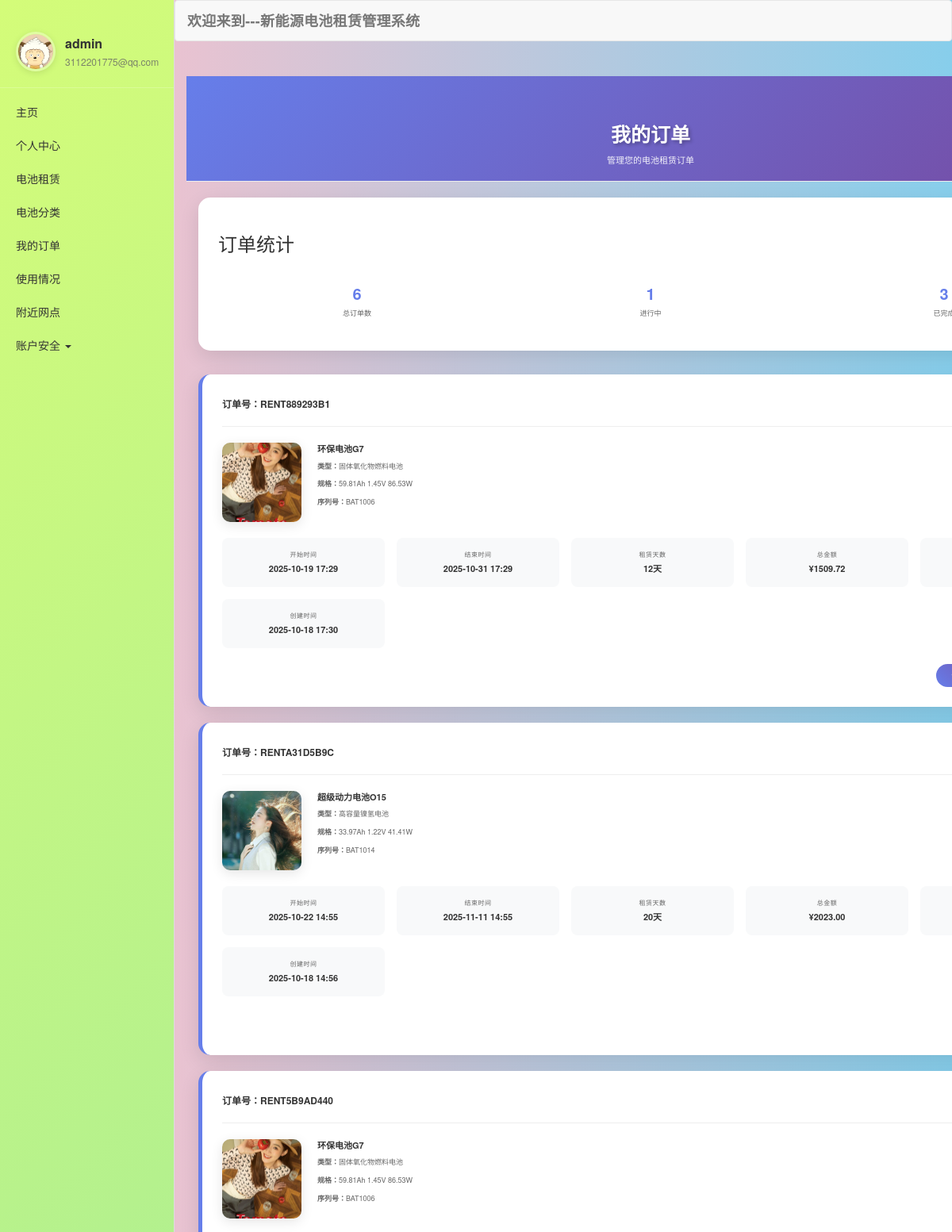
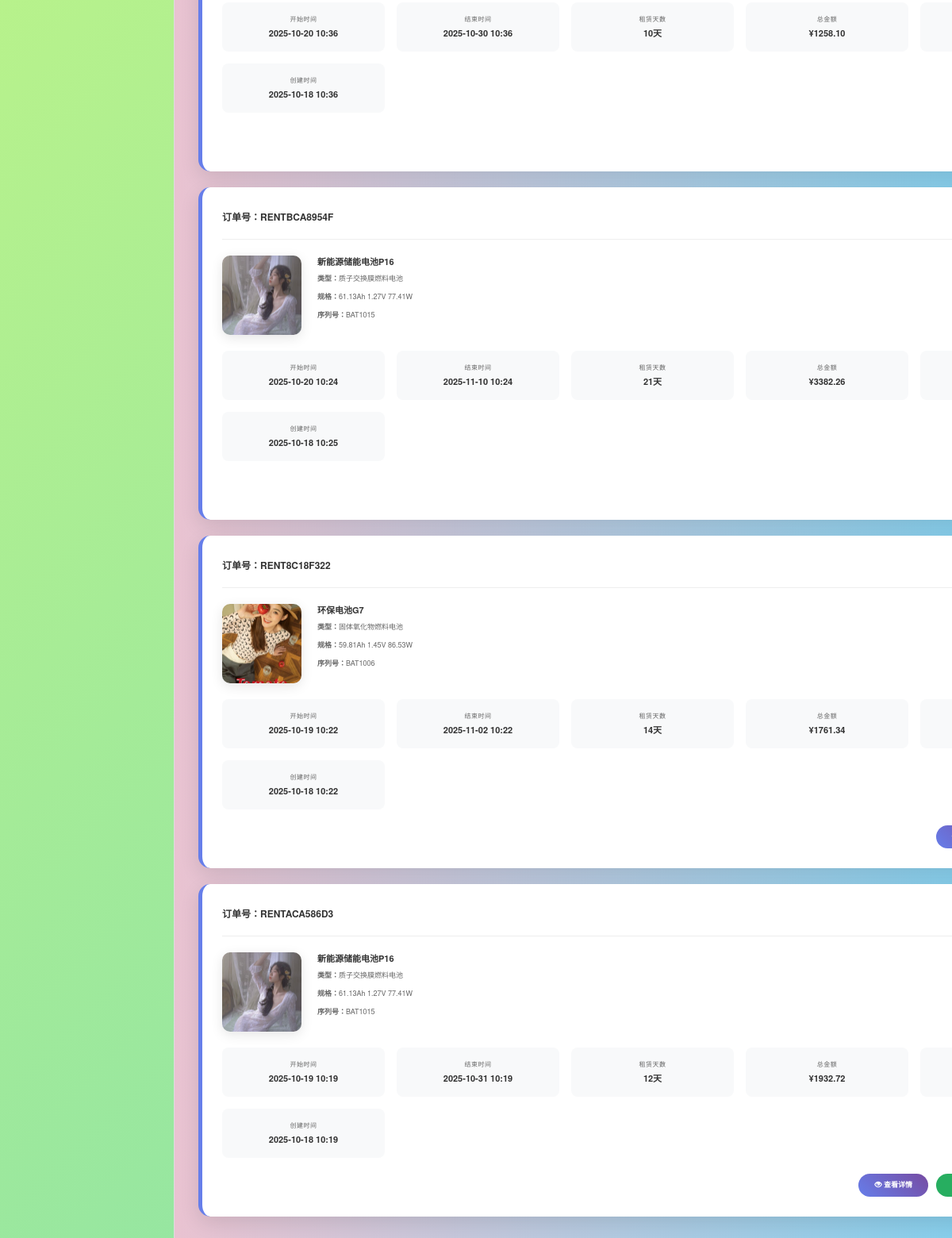
/battery/orders/ (signed in), run on the app's committed database (2 pictures, top to bottom).
### user/models.py (models this page shows, shortened)
class CustomUser(AbstractUser):
    head = models.ImageField(upload_to="head/", default="head/default.jpg")
    describe = models.TextField(max_length=100, null=True, blank=True)
    phone = models.CharField(max_length=11, unique=True, null=True, blank=True, verbose_name="手机号")
    balance = models.DecimalField(max_digits=10, decimal_places=2, default=0.0, verbose_name="账户余额")
    credit_score = models.IntegerField(
        default=100,
        validators=[MinValueValidator(0), MaxValueValidator(1000)],
        verbose_name="信用分"
    )
    is_verified = models.BooleanField(default=False, verbose_name="是否实名认证")
    created_at = models.DateTimeField(auto_now_add=True, null=True, blank=True, verbose_name="注册时间")
    updated_at = models.DateTimeField(auto_now=True, null=True, blank=True, verbose_name="更新时间")
    class Meta:
        verbose_name = "用户"
        verbose_name_plural = "用户"
        ordering = ['-created_at']

### battery/models.py (models this page shows, shortened)
class RentalOrder(models.Model):
    STATUS_CHOICES = [
        ('pending', '待确认'),
        ('confirmed', '已确认'),
        ('active', '使用中'),
        ('completed', '已完成'),
        ('cancelled', '已取消'),
    ]
    order_number = models.CharField(max_length=20, unique=True, verbose_name="订单号")
    user = models.ForeignKey(User, on_delete=models.CASCADE, verbose_name="用户")
    battery = models.ForeignKey(Battery, on_delete=models.CASCADE, verbose_name="电池")
    start_date = models.DateTimeField(verbose_name="开始时间")
    end_date = models.DateTimeField(verbose_name="结束时间")
    rental_days = models.IntegerField(verbose_name="租赁天数")
    daily_price = models.DecimalField(max_digits=8, decimal_places=2, verbose_name="日租金")
    total_amount = models.DecimalField(max_digits=10, decimal_places=2, verbose_name="总金额")
    deposit_amount = models.DecimalField(max_digits=8, decimal_places=2, verbose_name="押金")
    status = models.CharField(max_length=20, choices=STATUS_CHOICES, default='pending', verbose_name="订单状态")
    notes = models.TextField(max_length=500, blank=True, verbose_name="备注")
    created_at = models.DateTimeField(auto_now_add=True, verbose_name="创建时间")
    updated_at = models.DateTimeField(auto_now=True, verbose_name="更新时间")
    class Meta:
        verbose_name = "租赁订单"
        verbose_name_plural = "租赁订单"
        ordering = ['-created_at']

class Battery(models.Model):
    STATUS_CHOICES = [
        ('available', '可用'),
        ('rented', '已租出'),
        ('maintenance', '维护中'),
        ('retired', '已退役'),
    ]
    name = models.CharField(max_length=100, verbose_name="电池名称")
    battery_type = models.ForeignKey(BatteryType, on_delete=models.CASCADE, verbose_name="电池类型")
    serial_number = models.CharField(max_length=50, unique=True, verbose_name="序列号")
    status = models.CharField(max_length=20, choices=STATUS_CHOICES, default='available', verbose_name="状态")
    capacity = models.DecimalField(max_digits=8, decimal_places=2, verbose_name="容量(Ah)")
    voltage = models.DecimalField(max_digits=6, decimal_places=2, verbose_name="电压(V)")
    power = models.DecimalField(max_digits=8, decimal_places=2, verbose_name="功率(W)")
    weight = models.DecimalField(max_digits=6, decimal_places=2, verbose_name="重量(kg)")
    daily_rental_price = models.DecimalField(max_digits=8, decimal_places=2, verbose_name="日租金(元)")
    deposit = models.DecimalField(max_digits=8, decimal_places=2, verbose_name="押金(元)")
    location = models.CharField(max_length=100, verbose_name="存放位置")
    latitude = models.DecimalField(max_digits=10, decimal_places=7, null=True, blank=True, verbose_name="纬度")
    longitude = models.DecimalField(max_digits=10, decimal_places=7, null=True, blank=True, verbose_name="经度")
    image = models.ImageField(upload_to='battery_images/', default='', blank=True, verbose_name="电池图片")
    created_at = models.DateTimeField(auto_now_add=True, verbose_name="创建时间")
    updated_at = models.DateTimeField(auto_now=True, verbose_name="更新时间")
    class Meta:
        verbose_name = "电池信息"
        verbose_name_plural = "电池信息"
        ordering = ['-created_at']
    @property
    def full_specs(self):
        return f"{self.capacity}Ah {self.voltage}V {self.power}W"
    @property
    def image_number(self):
        return ((self.id - 1) % 12) + 1
    @property
    def image_url(self):
        return f"/static/img/素材{self.image_number}.jpg"

class BatteryType(models.Model):
    name = models.CharField(max_length=50, verbose_name="类型名称")
    category = models.ForeignKey(BatteryCategory, on_delete=models.CASCADE, verbose_name="所属分类")
    description = models.TextField(max_length=200, blank=True, verbose_name="类型描述")
    created_at = models.DateTimeField(auto_now_add=True, verbose_name="创建时间")
    class Meta:
        verbose_name = "电池类型"
        verbose_name_plural = "电池类型"
        ordering = ['name']

### battery/views.py (the view)
# urls.py: path('orders/', views.my_orders, name='orders'),
@login_required
def my_orders(request):
    orders = RentalOrder.objects.filter(user=request.user).order_by('-created_at')
    paginator = Paginator(orders, 10)
    page_number = request.GET.get('page')
    page_obj = paginator.get_page(page_number)
    context = {
        'page_obj': page_obj,
        'total_count': orders.count(),
        'active_count': orders.filter(status='active').count(),
        'completed_count': orders.filter(status='completed').count(),
    }
    return render(request, 'battery/my_orders.html', context)

### battery/templates/battery/my_orders.html (shortened to what this page needs)
{% extends 'base/base.html' %}
{% load static %}
{% block css %}
<link rel="stylesheet" href="{% static 'js/bootstrap-3.4.1-dist/css/bootstrap.min.css' %}">
{% endblock %}
{% block main %}
<div class="page-header">
  <div class="container">
    <h1 class="page-title">我的订单</h1>
    <p class="page-subtitle">管理您的电池租赁订单</p>
  </div>
</div>
<div class="container">
  <div class="stats-summary">
    <h3 style="margin-bottom: 20px; color: #333;">订单统计</h3>
    <div class="stats-grid">
      <div class="stat-item">
        <div class="stat-number">{{ total_count }}</div>
        <div class="stat-label">总订单数</div>
      </div>
      <div class="stat-item">
        <div class="stat-number">{{ active_count }}</div>
        <div class="stat-label">进行中</div>
      </div>
      <div class="stat-item">
        <div class="stat-number">{{ completed_count }}</div>
        <div class="stat-label">已完成</div>
      </div>
    </div>
  </div>
  {% if page_obj %}
  {% for order in page_obj %}
  <div class="order-card">
    <div class="order-header">
      <div class="order-number">订单号：{{ order.order_number }}</div>
    </div>
    <div class="order-content">
      <img src="{{ order.battery.image_url }}" alt="{{ order.battery.name }}" class="battery-image">
      <div class="battery-info">
        <div class="battery-name">{{ order.battery.name }}</div>
        <div class="battery-specs">
          <p><strong>类型：</strong>{{ order.battery.battery_type.name }}</p>
          <p><strong>规格：</strong>{{ order.battery.full_specs }}</p>
          <p><strong>序列号：</strong>{{ order.battery.serial_number }}</p>
        </div>
      </div>
    </div>
    <div class="order-details">
      <div class="detail-item">
        <div class="detail-label">开始时间</div>
        <div class="detail-value">{{ order.start_date|date:"Y-m-d H:i" }}</div>
      </div>
      <div class="detail-item">
        <div class="detail-label">结束时间</div>
        <div class="detail-value">{{ order.end_date|date:"Y-m-d H:i" }}</div>
      </div>
      <div class="detail-item">
        <div class="detail-label">租赁天数</div>
        <div class="detail-value">{{ order.rental_days }}天</div>
      </div>
      <div class="detail-item">
        <div class="detail-label">总金额</div>
        <div class="detail-value">¥{{ order.total_amount }}</div>
      </div>
      <div class="detail-item">
        <div class="detail-label">押金</div>
        <div class="detail-value">¥{{ order.deposit_amount }}</div>
      </div>
      <div class="detail-item">
        <div class="detail-label">创建时间</div>
        <div class="detail-value">{{ order.created_at|date:"Y-m-d H:i" }}</div>
      </div>
    </div>
    <div class="order-actions">
      <a href="{% url 'battery:order_detail' order.id %}" class="btn-action btn-detail">
        <i class="glyphicon glyphicon-eye-open"></i> 查看详情
      </a>
      {% if order.status == 'pending' %}
      <a href="#" class="btn-action btn-complete" onclick="confirmOrder({{ order.id }})">
      </a>
      {% elif order.status == 'confirmed' %}
      <a href="#" class="btn-action btn-complete" onclick="startOrder({{ order.id }})">
        <i class="glyphicon glyphicon-play"></i> 开始使用
      </a>
      {% elif order.status == 'active' %}
      <a href="#" class="btn-action btn-complete" onclick="completeOrder({{ order.id }})">
        <i class="glyphicon glyphicon-ok"></i> 完成租赁
      </a>
      {% endif %}
    </div>
  </div>
  {% endfor %}
  {% endif %}
</div>
{% endblock %}

### templates/base/nav.html (shortened to what this page needs)
{% load static %}
<nav class="nav-sidebar">
    {% if request.user.is_authenticated %}
    <div class="user-profile-header">
        <a href="{% url 'user:center' %}" class="avatar-link">
            <img src="/media/{{ request.user.head }}" alt="用户头像" class="sidebar-avatar">
        </a>
        <div class="user-info">
            <div class="user-name">{{ request.user.username }}</div>
            <div class="user-email">{{ request.user.email }}</div>
        </div>
    </div>
    {% endif %}
    <ul class="nav nav-pills nav-stacked">
        <li><a href="{% url 'user:index' %}">主页</a></li>
        <li><a href="{% url 'user:center' %}">个人中心</a></li>
        <li><a href="{% url 'battery:list' %}">电池租赁</a></li>
        <li><a href="{% url 'battery:categories' %}">电池分类</a></li>
        {% if request.user.is_authenticated %}
        <li><a href="{% url 'battery:orders' %}">我的订单</a></li>
        <li><a href="{% url 'battery:usage' %}">使用情况</a></li>
        <li><a href="{% url 'station:nearby' %}">附近网点</a></li>
        <li class="dropdown">
            <a href="#" class="dropdown-toggle" data-toggle="dropdown">账户安全 <span class="caret"></span></a>
        </li>
        {% else %}
        <li><a href="{% url 'user:login' %}">登录</a></li>
        <li><a href="{% url 'user:register' %}">注册</a></li>
        {% endif %}
    </ul>
</nav>

### battery/templates/battery/my_orders.html (style rules this page uses)
body { background: linear-gradient(135deg, #f5f7fa 0%, #c3cfe2 100%); font-family: 'Microsoft YaHei', Helvetica, Arial, sans-serif; }
.page-header { background: linear-gradient(135deg, #667eea 0%, #764ba2 100%); color: white; padding: 40px 0; margin-bottom: 30px; text-align: center; }
.page-title { font-size: 2.5rem; font-weight: 700; margin-bottom: 10px; text-shadow: 2px 2px 4px rgba(0, 0, 0, 0.3); }
.page-subtitle { font-size: 1.1rem; opacity: 0.9; }
.order-card { background: white; border-radius: 15px; padding: 25px; margin-bottom: 20px; box-shadow: 0 8px 25px rgba(0, 0, 0, 0.1); transition: all 0.3s ease; border-left: 5px solid #667eea; }
.order-header { display: flex; justify-content: space-between; align-items: center; margin-bottom: 20px; padding-bottom: 15px; border-bottom: 1px solid #eee; }
.order-number { font-size: 1.2rem; font-weight: 700; color: #333; }
.order-content { display: flex; gap: 20px; margin-bottom: 20px; }
.battery-image { width: 100px; height: 100px; object-fit: cover; border-radius: 10px; box-shadow: 0 4px 15px rgba(0, 0, 0, 0.1); }
.battery-info { flex: 1; }
.battery-name { font-size: 1.1rem; font-weight: 600; color: #333; margin-bottom: 8px; }
.battery-specs { color: #666; font-size: 0.9rem; margin-bottom: 10px; }
.order-details { display: grid; grid-template-columns: repeat(auto-fit, minmax(200px, 1fr)); gap: 15px; margin-bottom: 20px; }
.detail-item { background: #f8f9fa; padding: 15px; border-radius: 8px; text-align: center; }
.detail-label { font-size: 0.8rem; color: #666; margin-bottom: 5px; text-transform: uppercase; letter-spacing: 0.5px; }
.detail-value { font-size: 1.1rem; font-weight: 600; color: #333; }
.order-actions { display: flex; gap: 10px; justify-content: flex-end; }
.btn-action { padding: 8px 20px; border-radius: 20px; font-size: 0.9rem; font-weight: 600; transition: all 0.3s ease; text-decoration: none; display: inline-block; }
.btn-detail { background: linear-gradient(45deg, #667eea, #764ba2); color: white; border: none; }
.btn-complete { background: #27ae60; color: white; border: none; }
.stats-summary { background: white; border-radius: 15px; padding: 25px; margin-bottom: 30px; box-shadow: 0 8px 25px rgba(0, 0, 0, 0.1); }
.stats-grid { display: grid; grid-template-columns: repeat(auto-fit, minmax(150px, 1fr)); gap: 20px; text-align: center; }
.stat-item { padding: 15px; }
.stat-number { font-size: 2rem; font-weight: 700; color: #667eea; margin-bottom: 5px; }
.stat-label { font-size: 0.9rem; color: #666; }

### templates/base/base.html (style rules this page uses)
body { background: linear-gradient(to right, pink, skyblue); }
.page-header { margin-top: 0; }
.user-name { color: #333; font-weight: 500; font-size: 14px; }

### templates/base/nav.html (style rules this page uses)
.nav-sidebar { position: fixed; left: 0; top: 0; width: 220px; height: 100%; background: linear-gradient(135deg, #d4fc79 0%, #96e6a1 100%); border-right: 1px solid #ddd; padding: 20px 0; overflow-y: auto; }
.nav-sidebar .nav { display: block; }
.nav-sidebar .nav>li>a { display: block; padding: 10px 20px; color: #333; border-radius: 0; }
.user-profile-header { padding: 20px; border-bottom: 1px solid rgba(255, 255, 255, 0.2); margin-bottom: 10px; display: flex; align-items: center; gap: 12px; }
.avatar-link { display: inline-block; text-decoration: none; transition: transform 0.2s ease, box-shadow 0.2s ease; }
.sidebar-avatar { width: 50px; height: 50px; border-radius: 50%; object-fit: cover; border: 3px solid rgba(255, 255, 255, 0.3); box-shadow: 0 2px 8px rgba(0, 0, 0, 0.1); cursor: pointer; transition: border-color 0.2s ease, box-shadow 0.2s ease; }
.user-info { flex: 1; }
.user-info .user-name { color: #333; font-weight: 600; font-size: 16px; margin-bottom: 2px; }
.user-info .user-email { color: #666; font-size: 12px; opacity: 0.8; }
html, body { overflow-x: hidden; }
body { padding-left: 220px; }

### data on the page
CustomUser: user.head (picture), user.username "admin", user.email "3112201775@qq.com"
RentalOrder: order_number "RENT889293B1", battery.name "环保电池G7", battery.battery_type.name "固体氧化物燃料电池", battery.full_specs "59.81Ah 1.45V 86.53W", battery.serial_number "BAT1006", start_date "2025-10-19 17:29", end_date "2025-10-31 17:29", rental_days "12", total_amount "1509.72", created_at "2025-10-18 17:30"
RentalOrder: order_number "RENTA31D5B9C", shows a picture, battery.name "超级动力电池O15", battery.battery_type.name "高容量镍氢电池", battery.full_specs "33.97Ah 1.22V 41.41W", battery.serial_number "BAT1014", start_date "2025-10-22 14:55", end_date "2025-11-11 14:55", rental_days "20", total_amount "2023.00", created_at "2025-10-18 14:56"
RentalOrder: order_number "RENT5B9AD440", battery.name "环保电池G7", battery.battery_type.name "固体氧化物燃料电池", battery.full_specs "59.81Ah 1.45V 86.53W", battery.serial_number "BAT1006", start_date "2025-10-20 10:36", end_date "2025-10-30 10:36", rental_days "10", total_amount "1258.10", created_at "2025-10-18 10:36"
RentalOrder: order_number "RENTBCA8954F", battery.name "新能源储能电池P16", battery.battery_type.name "质子交换膜燃料电池", battery.full_specs "61.13Ah 1.27V 77.41W", battery.serial_number "BAT1015", start_date "2025-10-20 10:24", end_date "2025-11-10 10:24", rental_days "21", total_amount "3382.26", created_at "2025-10-18 10:25"
RentalOrder: order_number "RENT8C18F322", battery.name "环保电池G7", battery.battery_type.name "固体氧化物燃料电池", battery.full_specs "59.81Ah 1.45V 86.53W", battery.serial_number "BAT1006", start_date "2025-10-19 10:22", end_date "2025-11-02 10:22", rental_days "14", total_amount "1761.34", created_at "2025-10-18 10:22"
RentalOrder: order_number "RENTACA586D3", battery.name "新能源储能电池P16", battery.battery_type.name "质子交换膜燃料电池", battery.full_specs "61.13Ah 1.27V 77.41W", battery.serial_number "BAT1015", start_date "2025-10-19 10:19", end_date "2025-10-31 10:19", rental_days "12", total_amount "1932.72", created_at "2025-10-18 10:19"

### other printed values
{{ total_count }} "6"
{{ active_count }} "1"
{{ completed_count }} "3"
